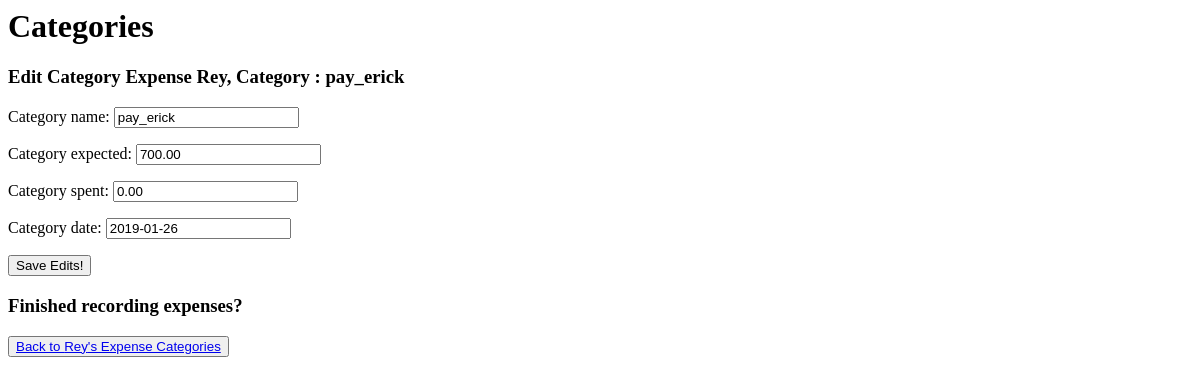
Page /categories/1/editCategory/1/ on the earlier database version.
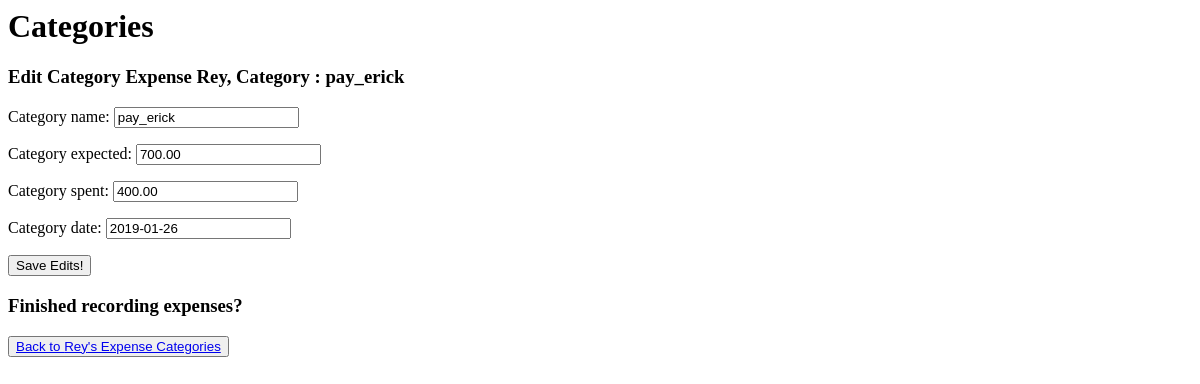
Same page on the later database version.
### categories/models.py (models this page shows, shortened)
class Category(models.Model):
    category_person = models.ForeignKey(People, on_delete=models.CASCADE)
    category_name = models.CharField(max_length=200,unique=True)
    category_expected = models.DecimalField(max_digits=8,decimal_places=2)
    category_spent = models.DecimalField(max_digits=8,decimal_places=2,default=0)
    category_date = models.DateField(default=datetime.datetime.now)

### categories/views.py (the view, shortened to what this page needs)
# urls.py: path("<int:person_id>/editCategory/<int:category_id>/",views.editCategory,name="edit_category"),
def editCategory(request,person_id,category_id):
    person = get_object_or_404(People, id=person_id)
    category = get_object_or_404(Category, id=category_id)
    my_instance = category
    form = CategoryAddForm(request.POST or None,instance=my_instance,hide_condition=True)
    context = {
        'person':person,
        'category':category,
        'form':form
    }
    return render(request,"categories/edit_category.html",context)

### categories/forms.py
class CategoryAddForm(forms.ModelForm):
    class Meta:
        model= Category
        fields = [
            'category_person',
            'category_name',
            'category_expected',
            'category_spent',
            'category_date'
        ]
    def __init__(self,*args,**kwargs):
        hide_condition = kwargs.pop('hide_condition',None)
        super(CategoryAddForm, self).__init__(*args, **kwargs)
        if hide_condition:
            self.fields["category_person"].widget = HiddenInput()

### categories/templates/categories/edit_category.html (shortened to what this page needs)
<h1>Categories</h1>
<h3>Edit Category Expense {{person.person_name}}, Category : {{category.category_name}}</h3>
<form method=POST action="">
    {{form.as_p}}
    <input type="submit" value = "Save Edits!" >
</form>
<h3>Finished recording expenses?</h3>
<button><a href="{% url 'categories:person_category_index' person_id=person.id %}" >Back to {{person.person_name}}'s Expense Categories</a></button>

Differences in the rows shown:
changed Category "pay_erick": category_spent "0.00" → "400.00"
